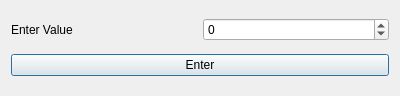
<?xml version="1.0" encoding="UTF-8"?>
<ui version="4.0">
 <class>GrayscaleDialog</class>
 <widget class="QDialog" name="GrayscaleDialog">
  <property name="geometry">
   <rect>
    <x>0</x>
    <y>0</y>
    <width>400</width>
    <height>96</height>
   </rect>
  </property>
  <property name="windowTitle">
   <string>Enter Scalar Value</string>
  </property>
  <layout class="QVBoxLayout" name="verticalLayout">
   <item>
    <layout class="QHBoxLayout" name="horizontalLayout">
     <item>
      <widget class="QLabel" name="enter_value_label">
       <property name="text">
        <string>Enter Value</string>
       </property>
      </widget>
     </item>
     <item>
      <widget class="QSpinBox" name="enter_value_spinbox">
       <property name="minimum">
        <number>-255</number>
       </property>
       <property name="maximum">
        <number>255</number>
       </property>
      </widget>
     </item>
    </layout>
   </item>
   <item>
    <widget class="QPushButton" name="input_button">
     <property name="text">
      <string>Enter</string>
     </property>
    </widget>
   </item>
  </layout>
 </widget>
 <resources/>
 <connections/>
</ui>
